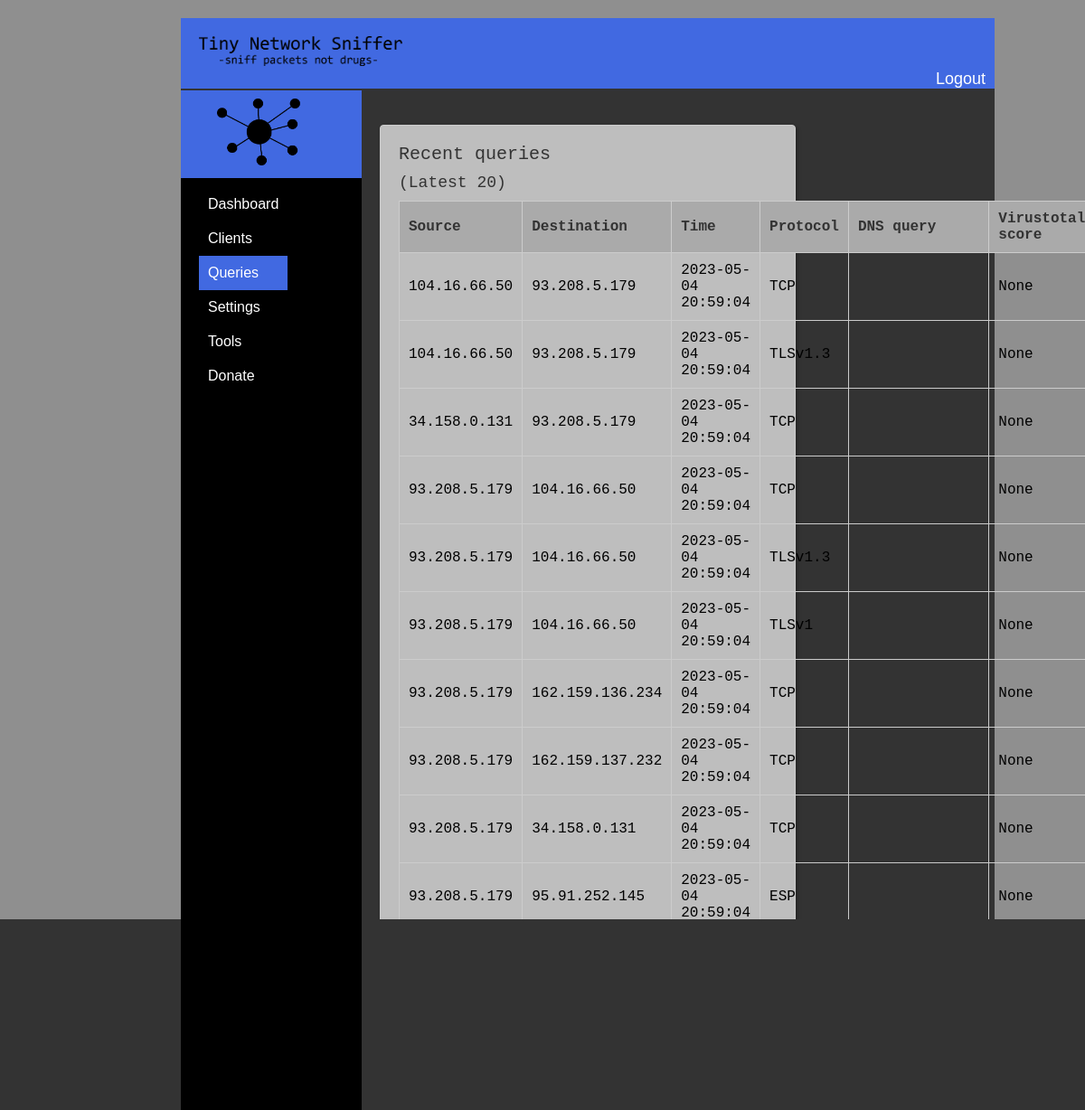
Before: /queries (signed in) with the older database file.
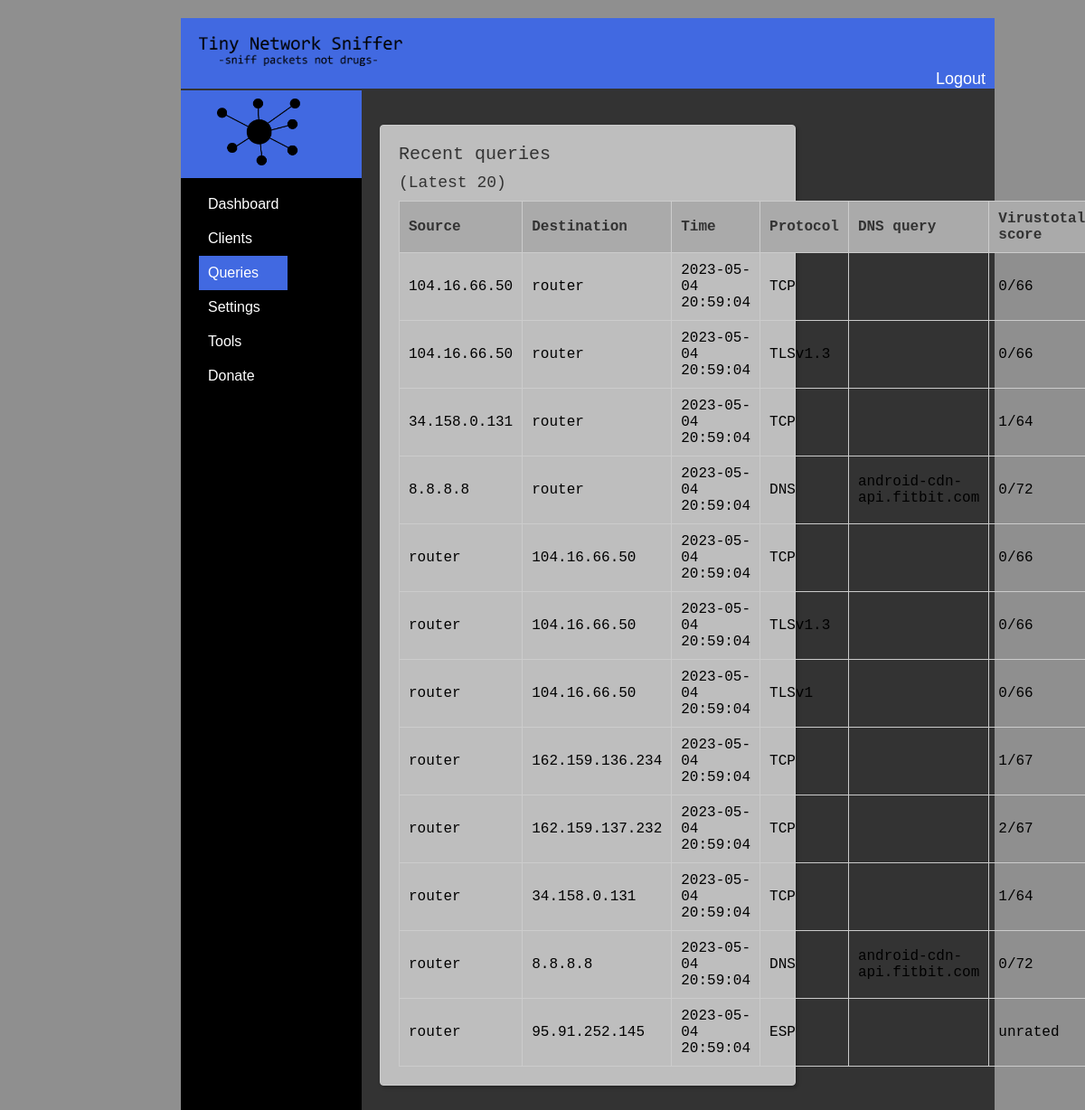
After: the same page with the newer database file.
### tables this page shows
CREATE TABLE dns_queries
    (id INTEGER PRIMARY KEY AUTOINCREMENT,
     timestamp TEXT,
     source_ip TEXT,
     destination_ip TEXT,
     protocol TEXT,
     dns_query TEXT,
     vt_score TEXT,
     vt_lastcheck TEXT);

### flask_webserver.py (the view)
@app.route("/queries")
def queries():
    if "username" in session:
        conn = sqlite3.connect("database.db")
        c = conn.cursor()
        c.execute(
            "SELECT source_ip, destination_ip, timestamp,protocol, dns_query, vt_score FROM dns_queries LIMIT 20"
        )
        rows = c.fetchall()
        print(rows)
        conn.close()
        return render_template("queries.html", rows=rows)
    else:
        return redirect(url_for("login"))

### templates/queries.html (shortened to what this page needs)
<!DOCTYPE html>
<html>
<head>
	<link rel="stylesheet" type="text/css" href="../static/css/home.css">
</head>
<body>
	<div class="container">
		<div class="sidebar">
			<div class="logo">
				<img src="../static/img/Logoohnetext.png" class="logo">
			</div>
			<ul>
				<li><a href="home">Dashboard</a></li>
				<li><a href="clients">Clients</a></li>
				<li class="active"><a href="#">Queries</a></li>
				<li><a href="settings">Settings</a></li>
				<li><a href="tools">Tools</a></li>
				<li><a href="donate">Donate</a></li>
			</ul>
		</div>
		<div class="header">
			<img src="../static/img/textonly.png" width=25% >
			<div class="user-info">
				<a class="loggoutbtn" onclick="logout()">Logout</a>
			</div>
		</div>
		<div class="main-content">
			<div class="dashboard">
				<div class="dashboard-item">
					<h2>Recent queries</h2>
					<h3>
						(Latest 20)
					</h3>
					<table>
						<thead>
							<tr>
								<th>Source</th>
								<th>Destination</th>
								<th>Time</th>
								<th>Protocol</th>
								<th>DNS query</th>
								<th>Virustotal score</th>
							</tr>
						</thead>
						<tbody>
							{% for row in rows %}
							<tr>
								<td>{{ row[0] }}</td>
								<td>{{ row[1] }}</td>
								<td>{{ row[2] }}</td>
								<td>{{ row[3] }}</td>
								<td>{{ row[4] }}</td>
								<td>{{ row[5] }}</td>
							</tr>
							{% endfor %}
						</tbody>
					</table>
				</div>
			</div>
		</div>
	</div>
</body>
</html>

Changed rows visible on the page:
removed dns_queries: source_ip "104.16.66.50", destination_ip "93.208.5.179", timestamp "2023-05-04 20:59:04", protocol "TCP", row "None"
removed dns_queries: source_ip "104.16.66.50", destination_ip "93.208.5.179", timestamp "2023-05-04 20:59:04", protocol "TLSv1.3", row "None"
removed dns_queries: source_ip "34.158.0.131", destination_ip "93.208.5.179", timestamp "2023-05-04 20:59:04", protocol "TCP", row "None"
removed dns_queries: source_ip "93.208.5.179", destination_ip "104.16.66.50", timestamp "2023-05-04 20:59:04", protocol "TCP", row "None"
removed dns_queries: source_ip "93.208.5.179", destination_ip "104.16.66.50", timestamp "2023-05-04 20:59:04", protocol "TLSv1.3", row "None"
removed dns_queries: source_ip "93.208.5.179", destination_ip "104.16.66.50", timestamp "2023-05-04 20:59:04", protocol "TLSv1", row "None"
removed dns_queries: source_ip "93.208.5.179", destination_ip "162.159.136.234", timestamp "2023-05-04 20:59:04", protocol "TCP", row "None"
removed dns_queries: source_ip "93.208.5.179", destination_ip "162.159.137.232", timestamp "2023-05-04 20:59:04", protocol "TCP", row "None"
removed dns_queries: source_ip "93.208.5.179", destination_ip "34.158.0.131", timestamp "2023-05-04 20:59:04", protocol "TCP", row "None"
removed dns_queries: source_ip "93.208.5.179", destination_ip "95.91.252.145", timestamp "2023-05-04 20:59:04", protocol "ESP", row "None"
added dns_queries: source_ip "104.16.66.50", destination_ip "router", timestamp "2023-05-04 20:59:04", protocol "TCP", vt_score "0/66"
added dns_queries: source_ip "104.16.66.50", destination_ip "router", timestamp "2023-05-04 20:59:04", protocol "TLSv1.3", vt_score "0/66"
added dns_queries: source_ip "34.158.0.131", destination_ip "router", timestamp "2023-05-04 20:59:04", protocol "TCP", vt_score "1/64"
added dns_queries: source_ip "8.8.8.8", destination_ip "router", timestamp "2023-05-04 20:59:04", protocol "DNS", dns_query "android-cdn-api.fitbit.com", vt_score "0/72"
added dns_queries: source_ip "router", destination_ip "104.16.66.50", timestamp "2023-05-04 20:59:04", protocol "TCP", vt_score "0/66"
added dns_queries: source_ip "router", destination_ip "104.16.66.50", timestamp "2023-05-04 20:59:04", protocol "TLSv1.3", vt_score "0/66"
added dns_queries: source_ip "router", destination_ip "104.16.66.50", timestamp "2023-05-04 20:59:04", protocol "TLSv1", vt_score "0/66"
added dns_queries: source_ip "router", destination_ip "162.159.136.234", timestamp "2023-05-04 20:59:04", protocol "TCP", vt_score "1/67"
added dns_queries: source_ip "router", destination_ip "162.159.137.232", timestamp "2023-05-04 20:59:04", protocol "TCP", vt_score "2/67"
added dns_queries: source_ip "router", destination_ip "34.158.0.131", timestamp "2023-05-04 20:59:04", protocol "TCP", vt_score "1/64"
added dns_queries: source_ip "router", destination_ip "8.8.8.8", timestamp "2023-05-04 20:59:04", protocol "DNS", dns_query "android-cdn-api.fitbit.com", vt_score "0/72"
added dns_queries: source_ip "router", destination_ip "95.91.252.145", timestamp "2023-05-04 20:59:04", protocol "ESP", vt_score "unrated"
